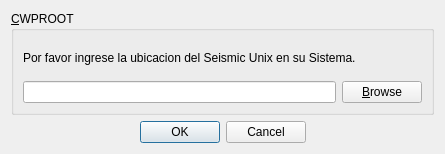
<ui version="4.0" >
 <class>GetEnv</class>
 <widget class="QDialog" name="GetEnv" >
  <property name="geometry" >
   <rect>
    <x>0</x>
    <y>0</y>
    <width>445</width>
    <height>154</height>
   </rect>
  </property>
  <property name="windowTitle" >
   <string>Ubicacion del Seismic Unix</string>
  </property>
  <layout class="QGridLayout" name="gridLayout" >
   <item row="0" column="0" colspan="3" >
    <widget class="QGroupBox" name="groupBox_3" >
     <property name="title" >
      <string>&amp;CWPROOT</string>
     </property>
     <layout class="QGridLayout" name="gridLayout_2" >
      <item row="0" column="0" >
       <layout class="QVBoxLayout" name="verticalLayout" >
        <item>
         <widget class="QLabel" name="label" >
          <property name="text" >
           <string>Por favor ingrese la ubicacion del Seismic Unix en su Sistema.</string>
          </property>
         </widget>
        </item>
        <item>
         <layout class="QHBoxLayout" name="horizontalLayout" >
          <item>
           <widget class="QLineEdit" name="leEnvironment" />
          </item>
          <item>
           <widget class="QPushButton" name="browseButton" >
            <property name="sizePolicy" >
             <sizepolicy vsizetype="Fixed" hsizetype="Fixed" >
              <horstretch>0</horstretch>
              <verstretch>0</verstretch>
             </sizepolicy>
            </property>
            <property name="text" >
             <string>&amp;Browse</string>
            </property>
            <property name="shortcut" >
             <string>Alt+B</string>
            </property>
           </widget>
          </item>
         </layout>
        </item>
       </layout>
      </item>
     </layout>
    </widget>
   </item>
   <item row="1" column="0" >
    <spacer name="horizontalSpacer_2" >
     <property name="orientation" >
      <enum>Qt::Horizontal</enum>
     </property>
     <property name="sizeHint" stdset="0" >
      <size>
       <width>125</width>
       <height>20</height>
      </size>
     </property>
    </spacer>
   </item>
   <item row="1" column="1" >
    <widget class="QDialogButtonBox" name="buttonBox" >
     <property name="standardButtons" >
      <set>QDialogButtonBox::Cancel|QDialogButtonBox::Ok</set>
     </property>
    </widget>
   </item>
   <item row="1" column="2" >
    <spacer name="horizontalSpacer" >
     <property name="orientation" >
      <enum>Qt::Horizontal</enum>
     </property>
     <property name="sizeHint" stdset="0" >
      <size>
       <width>124</width>
       <height>20</height>
      </size>
     </property>
    </spacer>
   </item>
  </layout>
 </widget>
 <resources/>
 <connections/>
</ui>
